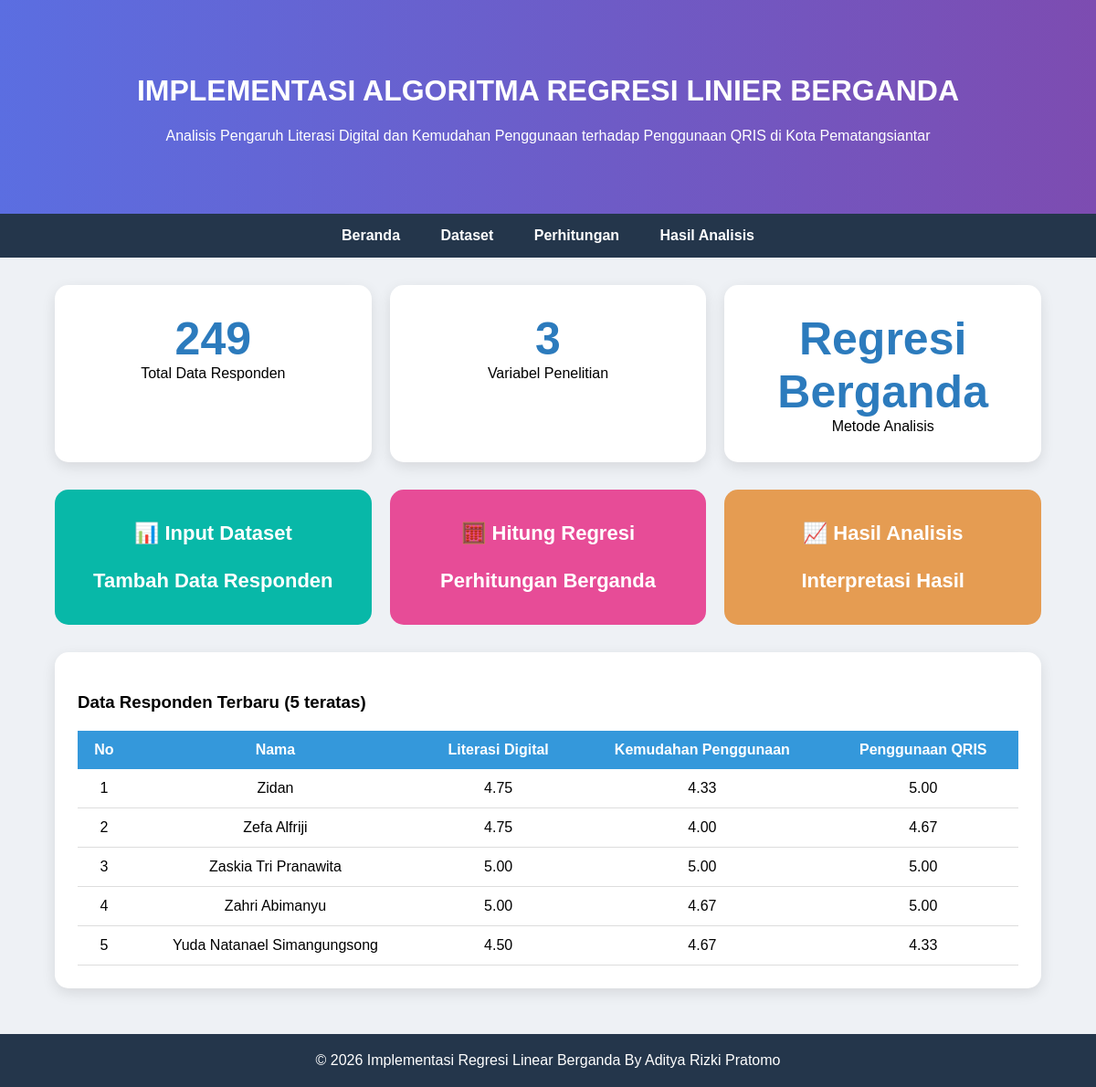
The page / on the database its author committed.
### tables this page shows
CREATE TABLE `dataset` (
  `id` int(11) NOT NULL,
  `nama` varchar(100) DEFAULT NULL,
  `literasi_digital` decimal(5,2) DEFAULT NULL,
  `kemudahan_penggunaan` decimal(5,2) DEFAULT NULL,
  `penggunaan_qris` decimal(5,2) DEFAULT NULL
);

### index.php (the view, shortened to what this page needs)
<?php
include "config.php";
$q = mysqli_query($conn, "SELECT COUNT(*) as total FROM dataset");
$r = mysqli_fetch_assoc($q);
$total = $r['total'];
?>
<!DOCTYPE html>
<html lang="id">
<head>
</head>
<body>
<div class="hero">
    <h1>IMPLEMENTASI ALGORITMA REGRESI LINIER BERGANDA</h1>
    <p>Analisis Pengaruh Literasi Digital dan Kemudahan Penggunaan terhadap Penggunaan QRIS di Kota Pematangsiantar</p>
</div>
<nav>
    <a href="index.php">Beranda</a>
    <a href="dataset.php">Dataset</a>
    <a href="perhitungan.php">Perhitungan</a>
    <a href="hasil_analisis.php">Hasil Analisis</a>
</nav>
<div class="container">
    <div class="stats">
        <div class="stat-card"><div class="stat-number"><?php echo $total; ?></div><div>Total Data Responden</div></div>
        <div class="stat-card"><div class="stat-number">3</div><div>Variabel Penelitian</div></div>
        <div class="stat-card"><div class="stat-number">Regresi Berganda</div><div>Metode Analisis</div></div>
    </div>
    <div class="quick-actions">
        <a href="tambah.php" class="action-card hijau">📊 Input Dataset<br><br>Tambah Data Responden</a>
        <a href="perhitungan.php" class="action-card pink">🧮 Hitung Regresi<br><br>Perhitungan Berganda</a>
        <a href="hasil_analisis.php" class="action-card orange">📈 Hasil Analisis<br><br>Interpretasi Hasil</a>
    </div>
    <div class="section-card">
        <h3>Data Responden Terbaru (5 teratas)</h3>
        <table>
            <tr><th>No</th><th>Nama</th><th>Literasi Digital</th><th>Kemudahan Penggunaan</th><th>Penggunaan QRIS</th></tr>
            <?php
            $d=mysqli_query($conn,"SELECT * FROM dataset ORDER BY id DESC LIMIT 5");
            $no=1;
            while($x=mysqli_fetch_assoc($d)){
                echo "<tr><td>{$no}</td><td>{$x['nama']}</td><td>{$x['literasi_digital']}</td><td>{$x['kemudahan_penggunaan']}</td><td>{$x['penggunaan_qris']}</td></tr>";
                $no++;
            }
            ?>
        </table>
    </div>
</div>
<footer>© <?php echo date('Y');?> Implementasi Regresi Linear Berganda By Aditya Rizki Pratomo</footer>
</body>
</html>

### index.php (style rules this page uses)
body { font-family: Arial; background: #eef1f5; margin:0; }
.hero { background: linear-gradient(90deg,#5b6ee1,#7d4cb1); color:white; text-align:center; padding:60px; }
nav { background:#24364b; padding:15px; text-align:center; }
nav a { color:white; text-decoration:none; margin:20px; font-weight:bold; }
.container { width:90%; margin:auto; }
.stats { display:grid; grid-template-columns:repeat(3,1fr); gap:20px; margin-top:30px; }
.stat-card { background:white; padding:30px; border-radius:15px; box-shadow:0 5px 15px rgba(0,0,0,.1); text-align:center; }
.stat-number { font-size:50px; font-weight:bold; color:#2c7bbd; }
.quick-actions { display:grid; grid-template-columns:repeat(3,1fr); gap:20px; margin-top:30px; }
.action-card { display:block; text-decoration:none; color:white; padding:35px; text-align:center; font-size:22px; font-weight:bold; border-radius:15px; }
.hijau { background:#08b8a8; }
.pink { background:#e74c97; }
.orange { background:#e59c52; }
.section-card { background:white; margin-top:30px; padding:25px; border-radius:15px; box-shadow:0 5px 15px rgba(0,0,0,.1); }
table { width:100%; border-collapse:collapse; margin-top:20px; }
th { background:#3498db; color:white; padding:12px; }
td { padding:12px; border-bottom:1px solid #ddd; text-align:center; }
footer { margin-top:50px; background:#24364b; color:white; text-align:center; padding:20px; }

### rows shown on the page
dataset: nama "Zidan", literasi_digital "4.75", kemudahan_penggunaan "4.33", penggunaan_qris "5.00"
dataset: nama "Zefa Alfriji", literasi_digital "4.75", kemudahan_penggunaan "4.00", penggunaan_qris "4.67"
dataset: nama "Zaskia Tri Pranawita", literasi_digital "5.00", kemudahan_penggunaan "5.00", penggunaan_qris "5.00"
dataset: nama "Zahri Abimanyu", literasi_digital "5.00", kemudahan_penggunaan "4.67", penggunaan_qris "5.00"
dataset: nama "Yuda Natanael Simangungsong", literasi_digital "4.50", kemudahan_penggunaan "4.67", penggunaan_qris "4.33"

### other values the page prints
$total "249"
